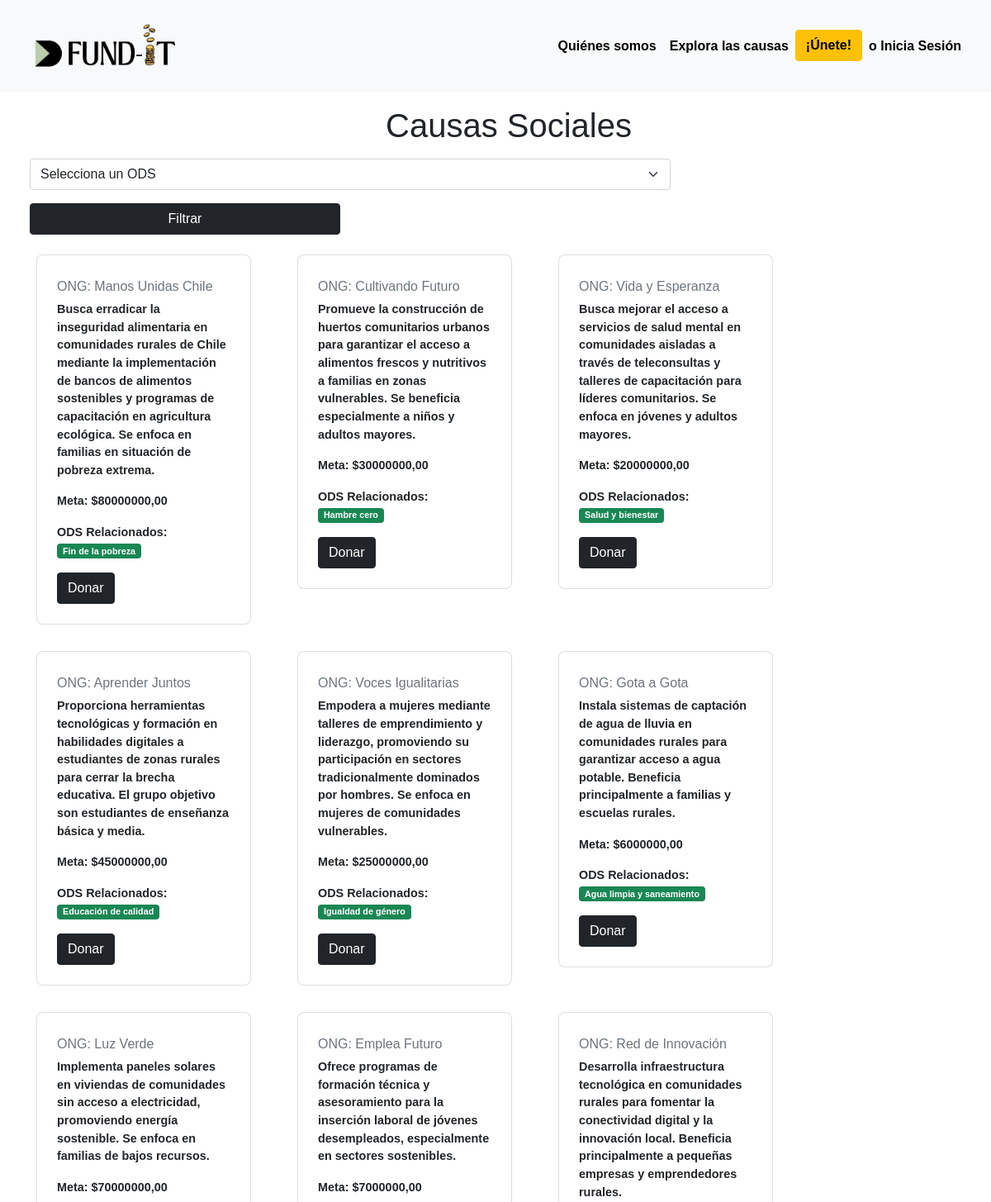
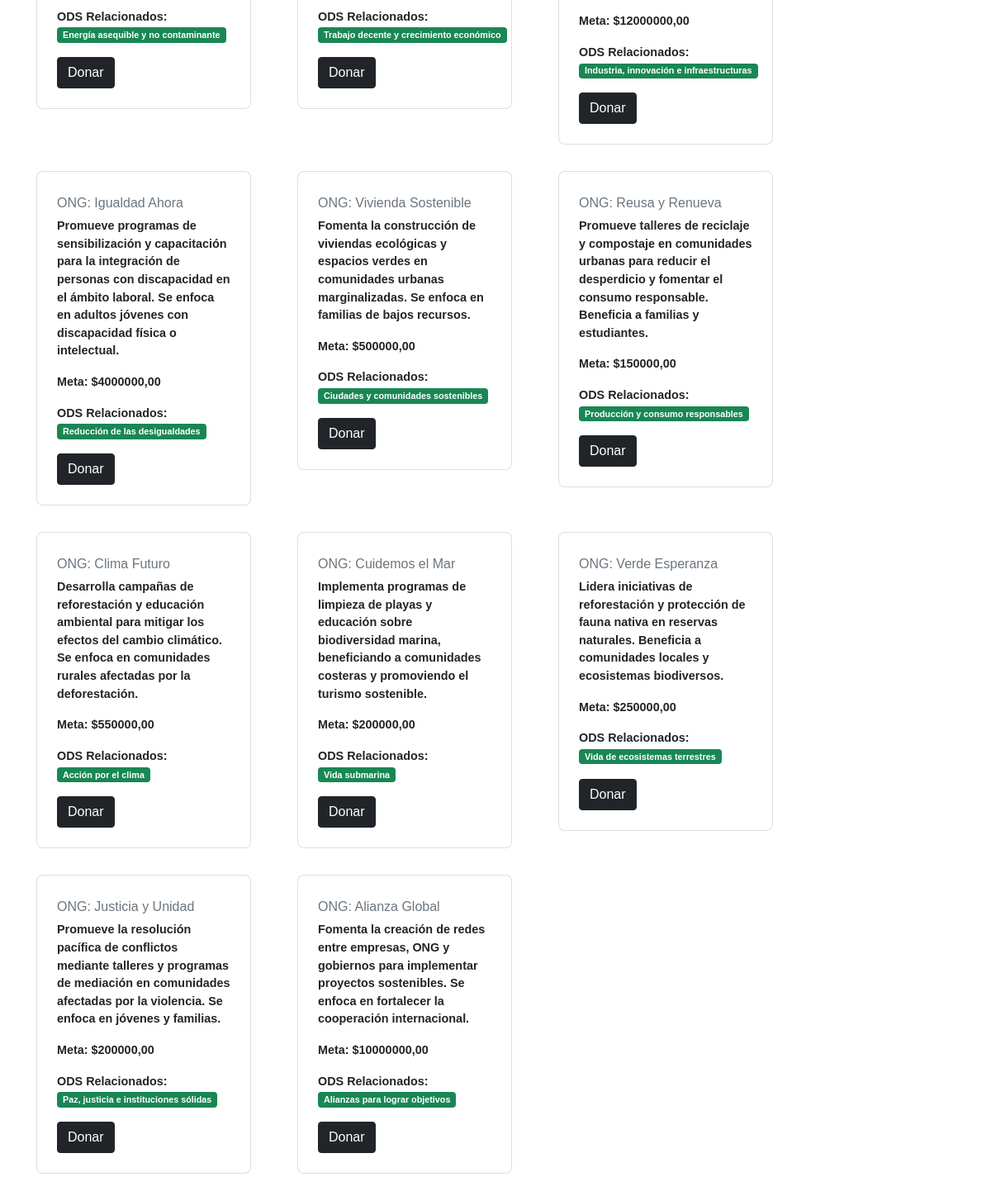
Screenshot of /causas/ with the database file from the repository (2 pictures, top to bottom).
### fundit/models.py (models this page shows, shortened)
class CausaSocial(models.Model):
    ODS_CHOICES = [
        ('fin_pobreza', 'Fin de la pobreza'),
        ('hambre_cero', 'Hambre cero'),
        ('salud_bienestar', 'Salud y bienestar'),
        ('educacion_calidad', 'Educación de calidad'),
        ('igualdad_genero', 'Igualdad de género'),
        ('agua_limpia', 'Agua limpia y saneamiento'),
        ('energia_asequible', 'Energía asequible y no contaminante'),
        ('trabajo_decente', 'Trabajo decente y crecimiento económico'),
        ('industria_innovacion', 'Industria, innovación e infraestructuras'),
        ('reduccion_desigualdades', 'Reducción de las desigualdades'),
        ('ciudades_sostenibles', 'Ciudades y comunidades sostenibles'),
        ('produccion_consumo', 'Producción y consumo responsables'),
        ('accion_clima', 'Acción por el clima'),
        ('vida_submarina', 'Vida submarina'),
        ('vida_terrestre', 'Vida de ecosistemas terrestres'),
        ('paz_justicia', 'Paz, justicia e instituciones sólidas'),
        ('alianzas_objetivos', 'Alianzas para lograr objetivos'),
    ]
    nombre_causa = models.CharField(max_length=255, verbose_name="Nombre de la Causa")
    ong = models.CharField(max_length=255, verbose_name="Nombre de la ONG")
    descripcion = models.TextField(verbose_name="Descripción de la Causa")
    monto_meta = models.DecimalField(max_digits=12, decimal_places=2, verbose_name="Monto Meta (CLP)")
    ods_relacionados = models.ManyToManyField('ODS', verbose_name="ODS Relacionados", related_name="causas")

class ODS(models.Model):
    clave = models.CharField(max_length=50, unique=True)
    nombre = models.CharField(max_length=255)

### fundit/views.py (the view)
# urls.py: path('causas/', views.causas, name='causas'),
def causas(request):
    ods_list = ODS.objects.all()
    causas = CausaSocial.objects.all()
    ods_id = request.GET.get('ods')
    if ods_id:
        causas = causas.filter(ods_relacionados=ods_id)
    return render(request, 'causas.html', {
        'causas': causas,
        'ods_list': ods_list,
    })

### fundit/templates/causas.html (shortened to what this page needs)
{% extends 'base.html' %}
{% block content %}
{% load static %}
<div class="container-fluid margen">
    <h1 class="text-center">Causas Sociales</h1>
    <form method="get">
        <div class="row text-center">
            <div class="col-md-8 text-center">
                <select name="ods" class="form-select">
                    <option value="">Selecciona un ODS</option>
                </select>
            </div>
            <div class="col-md-4 text-center">
                <button type="submit" class="btn btn-dark w-100">Filtrar</button>
            </div>
        </div>
    </form>
    <div class="row">
        {% for causa in causas %}
        <div class="col-md-3 content-center">
            <div class="card">
                <div class="card-body">
                    <h6 class="card-subtitle mb-2 text-muted">ONG: {{ causa.ong }}</h6>
                    <p class="card-text">{{ causa.descripcion }}</p>
                    <p class="card-text"><strong>Meta:</strong> ${{ causa.monto_meta }}</p>
                    <p class="card-text"><strong>ODS Relacionados:</strong>
                        {% for ods in causa.ods_relacionados.all %}
                            <span class="badge bg-success">{{ ods.nombre }}</span>
                        {% endfor %}
                    </p>
                    <a href="{% url 'register' %}" class="btn btn-dark">Donar</a>
                </div>
            </div>
        </div>
        {% empty %}
        <p class="text-center">No hay causas disponibles.</p>
        {% endfor %}
    </div>
</div>
{% endblock %}

### fundit/templates/base.html (shortened to what this page needs)
{% load static %}
<!DOCTYPE html>
<html lang="en">
<head>
    <link href="https://cdn.jsdelivr.net/npm/bootstrap@5.1.3/dist/css/bootstrap.min.css" rel="stylesheet">
    <link rel="stylesheet" href="{% static 'fundit/css/estilos.css' %}">
</head>
<body>
    <nav class="navbar navbar-expand-lg navbar-light bg-light">
        <div class="container-fluid margen">
            <a class="navbar-brand" href="{% url 'index' %}">
                <img id="logo" src="{% static 'img/logo.png' %}" alt="logo de FUND-IT" class="img-fluid" style="width: 200px;">
            </a>
            <div class="collapse navbar-collapse justify-content-end">
                <ul class="navbar-nav ms-auto">
                    <li class="nav-item">
                        <a href="{% url 'index' %}" class="nav-link" style="color: black;">Quiénes somos</a>
                    </li>
                    <li>
                        <a href="{% url 'causas' %}" class="nav-link" style="color: black;">Explora las causas</a>
                    </li>
                    <li>
                        <a href="{% url 'register' %}" class="btn btn-warning">¡Únete!</a>
                    </li>
                    <li>
                        <a href="#" class="nav-link" style="color: black;">o Inicia Sesión</a>
                    </li>
                </ul>
            </div>
        </div>
    </nav>
    {% block content %}
    {% endblock %}
</body>
</html>

### fundit/static/fundit/css/estilos.css (style rules this page uses)
body { font-family: Arial, sans-serif; }
.margen { margin: 1rem; }
.nav-link, .navbar-brand, .btn-warning { font-weight: bold; }
.row div { margin: 0.5rem; font-size: 0.9rem; font-weight: bold; border-radius: 8px; }

### rows the page displays
CausaSocial: ong "Manos Unidas Chile", descripcion "Busca erradicar la inseguridad alimentaria en comunidades rurales de Chile mediante la implementación de bancos de alimentos sostenibles y programas de capacitación en agricultura ecológica. Se enfoca en familias en situación de pobreza extrema.", monto_meta "80000000,00"
ODS: nombre "Fin de la pobreza"
CausaSocial: ong "Cultivando Futuro", descripcion "Promueve la construcción de huertos comunitarios urbanos para garantizar el acceso a alimentos frescos y nutritivos a familias en zonas vulnerables. Se beneficia especialmente a niños y adultos mayores.", monto_meta "30000000,00"
ODS: nombre "Hambre cero"
CausaSocial: ong "Vida y Esperanza", descripcion "Busca mejorar el acceso a servicios de salud mental en comunidades aisladas a través de teleconsultas y talleres de capacitación para líderes comunitarios. Se enfoca en jóvenes y adultos mayores.", monto_meta "20000000,00"
ODS: nombre "Salud y bienestar"
CausaSocial: ong "Aprender Juntos", descripcion "Proporciona herramientas tecnológicas y formación en habilidades digitales a estudiantes de zonas rurales para cerrar la brecha educativa. El grupo objetivo son estudiantes de enseñanza básica y media.", monto_meta "45000000,00"
ODS: nombre "Educación de calidad"
CausaSocial: ong "Voces Igualitarias", descripcion "Empodera a mujeres mediante talleres de emprendimiento y liderazgo, promoviendo su participación en sectores tradicionalmente dominados por hombres. Se enfoca en mujeres de comunidades vulnerables.", monto_meta "25000000,00"
ODS: nombre "Igualdad de género"
CausaSocial: ong "Gota a Gota", descripcion "Instala sistemas de captación de agua de lluvia en comunidades rurales para garantizar acceso a agua potable. Beneficia principalmente a familias y escuelas rurales.", monto_meta "6000000,00"
ODS: nombre "Agua limpia y saneamiento"
CausaSocial: ong "Luz Verde", descripcion "Implementa paneles solares en viviendas de comunidades sin acceso a electricidad, promoviendo energía sostenible. Se enfoca en familias de bajos recursos.", monto_meta "70000000,00"
ODS: nombre "Energía asequible y no contaminante"
CausaSocial: ong "Emplea Futuro", descripcion "Ofrece programas de formación técnica y asesoramiento para la inserción laboral de jóvenes desempleados, especialmente en sectores sostenibles.", monto_meta "7000000,00"
ODS: nombre "Trabajo decente y crecimiento económico"
CausaSocial: ong "Red de Innovación", descripcion "Desarrolla infraestructura tecnológica en comunidades rurales para fomentar la conectividad digital y la innovación local. Beneficia principalmente a pequeñas empresas y emprendedores rurales.", monto_meta "12000000,00"
ODS: nombre "Industria, innovación e infraestructuras"
CausaSocial: ong "Igualdad Ahora", descripcion "Promueve programas de sensibilización y capacitación para la integración de personas con discapacidad en el ámbito laboral. Se enfoca en adultos jóvenes con discapacidad física o intelectual.", monto_meta "4000000,00"
ODS: nombre "Reducción de las desigualdades"
CausaSocial: ong "Vivienda Sostenible", descripcion "Fomenta la construcción de viviendas ecológicas y espacios verdes en comunidades urbanas marginalizadas. Se enfoca en familias de bajos recursos.", monto_meta "500000,00"
ODS: nombre "Ciudades y comunidades sostenibles"
CausaSocial: ong "Reusa y Renueva", descripcion "Promueve talleres de reciclaje y compostaje en comunidades urbanas para reducir el desperdicio y fomentar el consumo responsable. Beneficia a familias y estudiantes.", monto_meta "150000,00"
ODS: nombre "Producción y consumo responsables"
CausaSocial: ong "Clima Futuro", descripcion "Desarrolla campañas de reforestación y educación ambiental para mitigar los efectos del cambio climático. Se enfoca en comunidades rurales afectadas por la deforestación.", monto_meta "550000,00"
ODS: nombre "Acción por el clima"
CausaSocial: ong "Cuidemos el Mar", descripcion "Implementa programas de limpieza de playas y educación sobre biodiversidad marina, beneficiando a comunidades costeras y promoviendo el turismo sostenible.", monto_meta "200000,00"
ODS: nombre "Vida submarina"
CausaSocial: ong "Verde Esperanza", descripcion "Lidera iniciativas de reforestación y protección de fauna nativa en reservas naturales. Beneficia a comunidades locales y ecosistemas biodiversos.", monto_meta "250000,00"
ODS: nombre "Vida de ecosistemas terrestres"
CausaSocial: ong "Justicia y Unidad", descripcion "Promueve la resolución pacífica de conflictos mediante talleres y programas de mediación en comunidades afectadas por la violencia. Se enfoca en jóvenes y familias.", monto_meta "200000,00"
ODS: nombre "Paz, justicia e instituciones sólidas"
CausaSocial: ong "Alianza Global", descripcion "Fomenta la creación de redes entre empresas, ONG y gobiernos para implementar proyectos sostenibles. Se enfoca en fortalecer la cooperación internacional.", monto_meta "10000000,00"
ODS: nombre "Alianzas para lograr objetivos"
